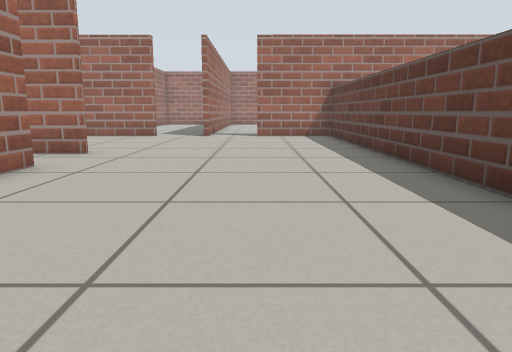
View 1 (above)

24 first-person views from a walk through a robot-simulator world made for Gazebo. The camera is 0.5 m above the floor, tilts 10° down and sees 70° across. The floor is counted in squares, 0.5 m on a side. Each view is taken from the middle of a square. On the plan, view 1 faces up. The plan holds only what a view shows up to about 13 squares ahead; the rest is blank. The place goes on beyond the plan.

View 2
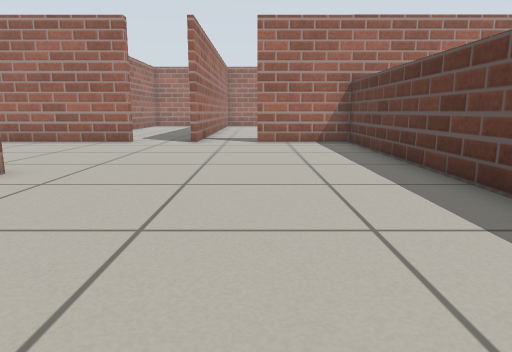

View 3
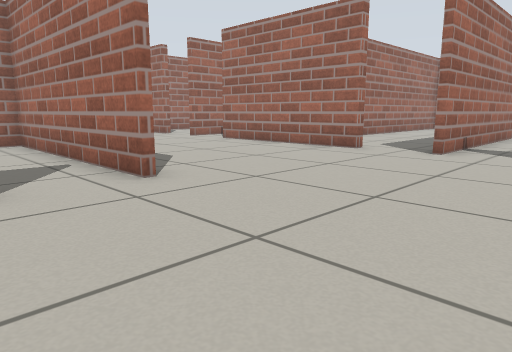

View 4
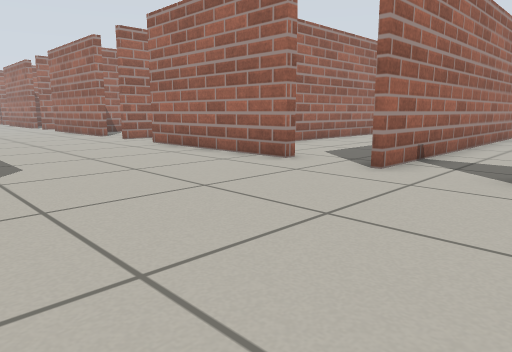

View 5
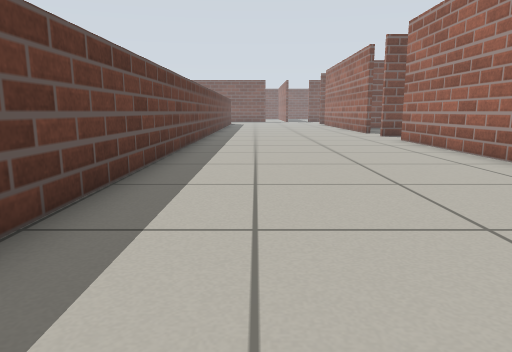

View 6
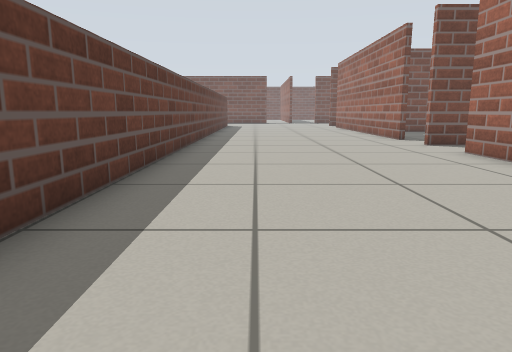

View 7
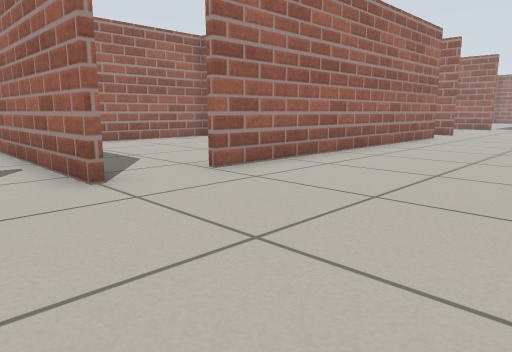

View 8
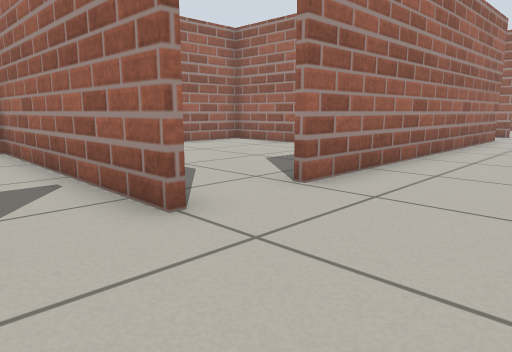

View 9
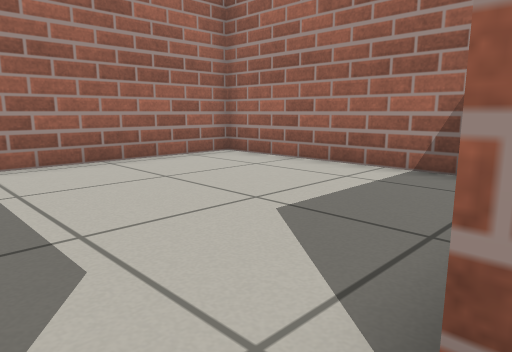

View 10
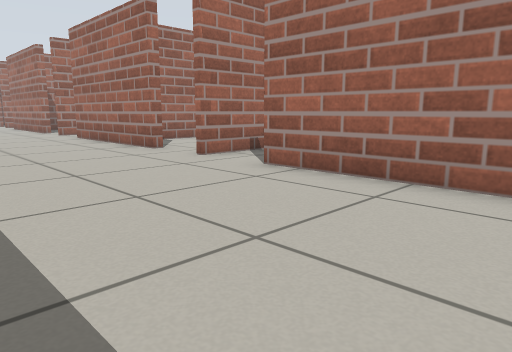

View 11
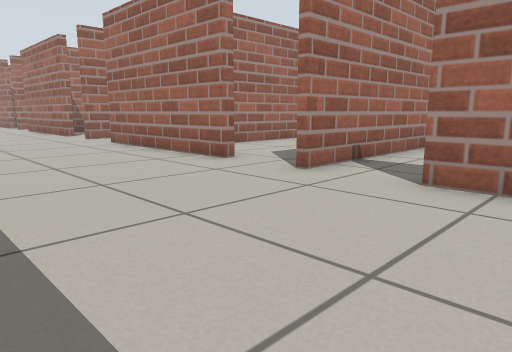

View 12
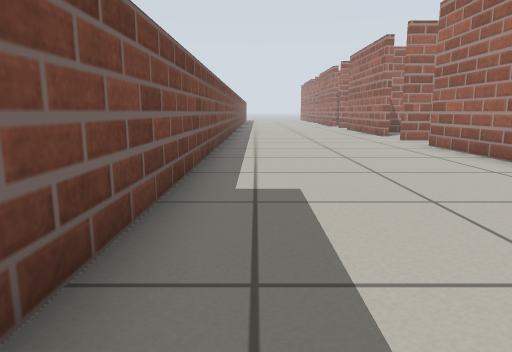

View 13
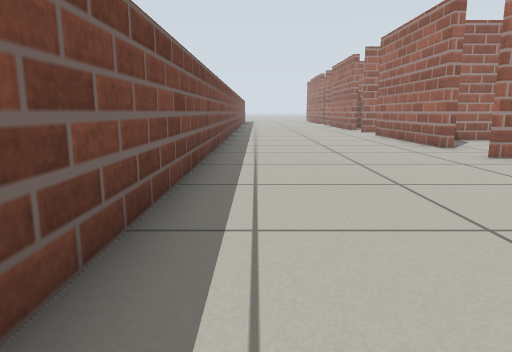

View 14
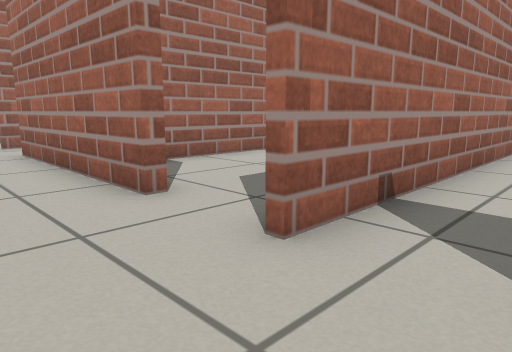

View 15
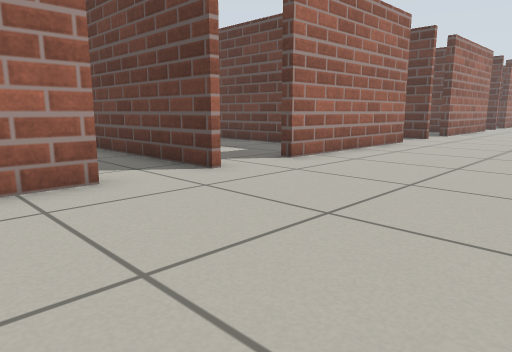

View 16
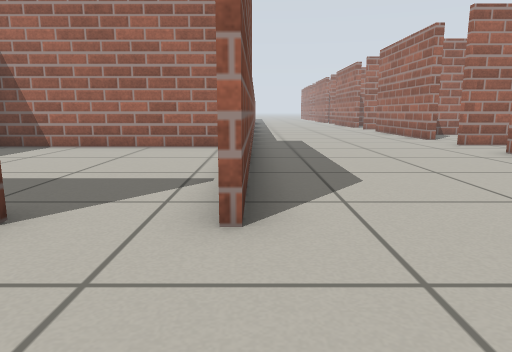

View 17
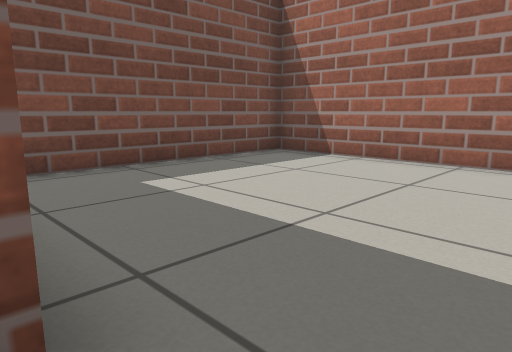

View 18
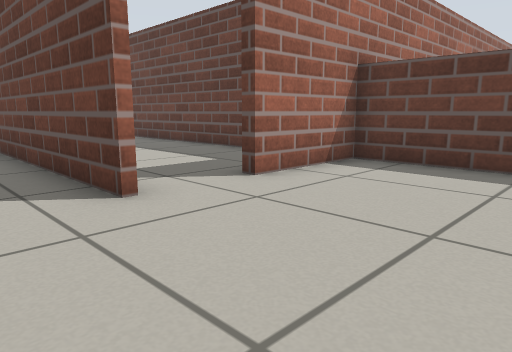

View 19
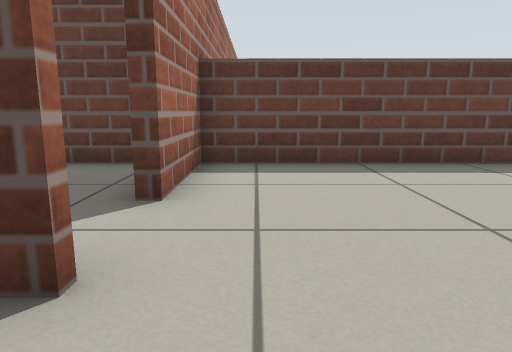

View 20
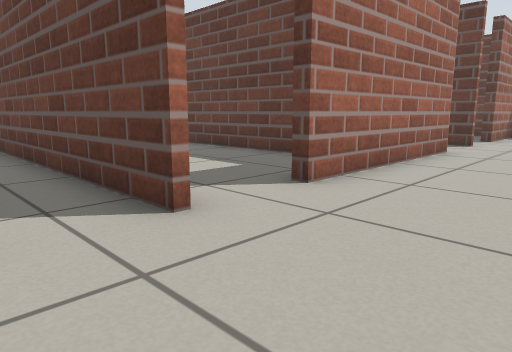

View 21
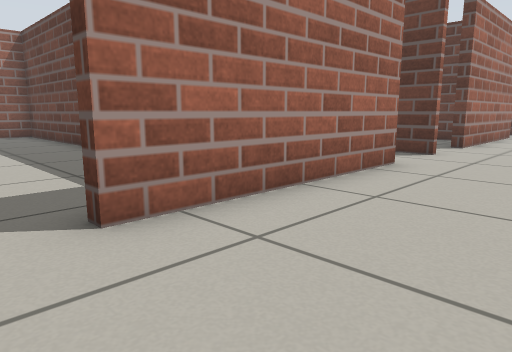

View 22
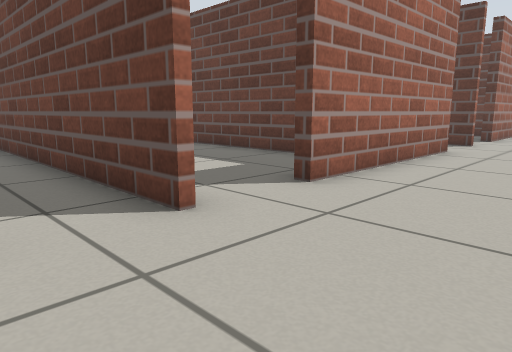

View 23
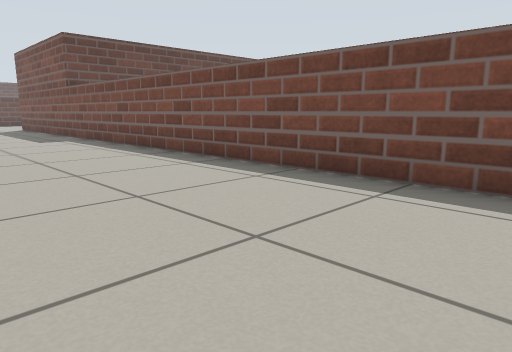

View 24
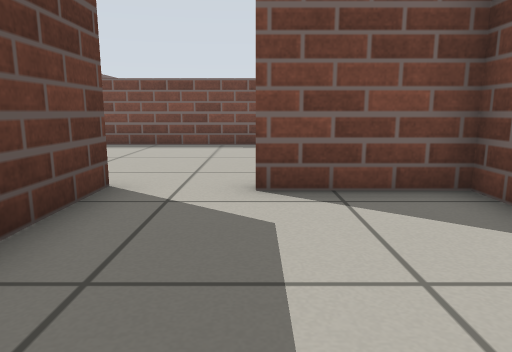

### Floor plan
Points are (right, up) in squares from view 1. A wall is a line through its corners. A room is listed if a view was taken in it or the views show most of it. See-through windows are left out.
Room 1 (views 1, 2, 3, 4, 5, 6, 7, 8, 9, 10, 11, 12, 13, 14, 15, 16, 17, 18, 19, 20, 21, 22, 23)
walls: (-4.1, 6.7) (-4.1, -3.9); (-4.1, 15.1) (-9.9, 15.1); (-14.1, 15.1) (-19.8, 15.1); (3.1, 15.1) (0.1, 15.1); (-4, -6.1) (-11.4, -6.1); (-24, 15.1) (-27.5, 15.1); (-27.3, 8.9) (-4, 8.9)
low walls: (3, -8.2) (3.1, 15.1)
ways out: opening at (-23, 15) to room 2; opening at (-4, 7.5) to room 3; opening at (-3.5, -4.5) to room 4; opening at (-20.5, 15.5); opening at (-13.5, 15.5); opening at (-10.5, 15.5); opening at (-3.5, 15.5); opening at (-0.5, 15.5)
Room 2 (view 24)
walls: (-26.7, 20.2) (-26.8, 15.4) (-24, 15.4) (-24, 15.1); (-22, 15) (-22, 20.6)
ways out: opening at (-23, 15) to room 1
Room 3 (no view inside)
walls: (-11.4, 1.5) (-5.4, 1.5); (-4, 8.7) (-11.3, 8.7) (-11.3, 0.9)
ways out: opening at (-4, 7.5) to room 1
Room 4 (no view inside)
walls: (-5.3, -5.9) (-4, -5.9); (-5.8, 1.3) (-11.4, 1.3); (-11.3, 0.9) (-11.3, -3.8)
ways out: opening at (-3.5, -4.5) to room 1

Where each view was taken, in squares from view 1:
view 1: 0 up, 0 right, facing up
view 2: 3 up, 0 right, facing up
view 3: 6 up, 1 right, facing up-left
view 4: 9 up, 1 right, facing up-left
view 5: 9 up, 1 right, facing down
view 6: 5 up, 1 right, facing down
view 7: 8 down, 1 right, facing up-left
view 8: 8 down, 1 left, facing up-left
view 9: 5 down, 4 left, facing up-left
view 10: 10 up, 5 left, facing up-left
view 11: 10 up, 8 left, facing up-left
view 12: 10 up, 9 left, facing left
view 13: 10 up, 14 left, facing left
view 14: 13 up, 20 left, facing up-left
view 15: 10 up, 26 left, facing up-right
view 16: 9 up, 1 left, facing left
view 17: 8 up, 4 left, facing down-left
view 18: 11 up, 4 left, facing up-right
view 19: 14 up, 4 left, facing right
view 20: 12 up, 14 left, facing up-right
view 21: 12 up, 21 left, facing up-right
view 22: 12 up, 24 left, facing up-right
view 23: 14 up, 27 left, facing down-right
view 24: 20 up, 24 left, facing down
